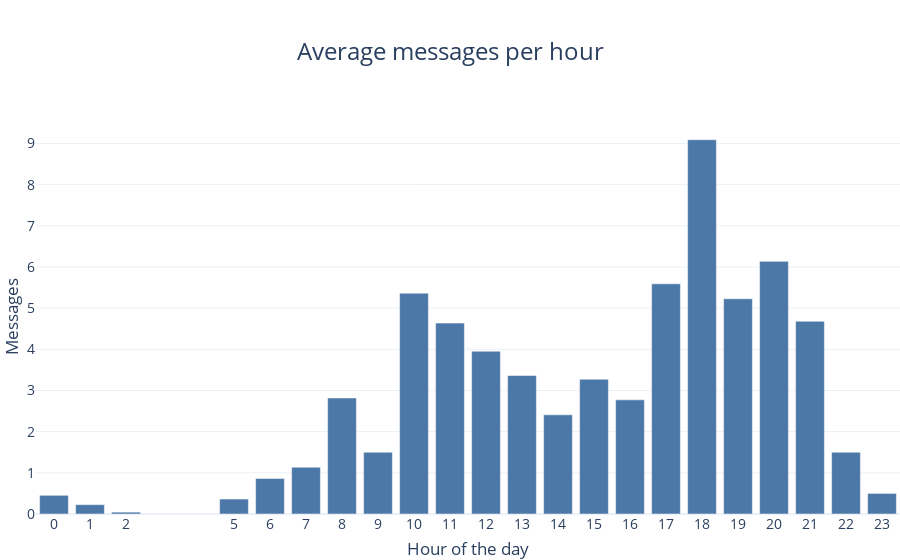

The notebook cell saved with this chart:
### Code cell
plot_data = pd.DataFrame()
plot_data["message_per_hour"] = df.groupby(['hour']).count()['message'] / len(df.groupby(['hour']).count().index)
plot_data.reset_index(inplace=True)
bar1 = P.barplot(data=plot_data, x="hour",y="message_per_hour", title_text="Average messages per hour", xaxis_title="Hour of the day", yaxis_title="Messages",xtickvals=plot_data["hour"])
bar1.show()

### Figure 1 — Plotly figure (JSON) as saved in the notebook; plotly's stock layout.template omitted (floating-point values rounded to 4 significant figures)
{"data": [{"alignmentgroup": "True", "hovertemplate": "hour=%{x}<br>message_per_hour=%{y}<extra></extra>", "legendgroup": "", "marker": {"color": "#4C78A8"}, "name": "", "offsetgroup": "", "orientation": "v", "showlegend": false, "textposition": "auto", "type": "bar", "x": [0, 1, 2, 5, 6, 7, 8, 9, 10, 11, 12, 13, 14, 15, 16, 17, 18, 19, 20, 21, 22, 23], "xaxis": "x", "y": [0.4545, 0.2273, 0.04545, 0.3636, 0.8636, 1.136, 2.818, 1.5, 5.364, 4.636, 3.955, 3.364, 2.409, 3.273, 2.773, 5.591, 9.091, 5.227, 6.136, 4.682, 1.5, 0.5], "yaxis": "y"}], "layout": {"autosize": true, "font": {"size": 14}, "legend": {"orientation": "h", "tracegroupgap": 0, "y": -0.3}, "margin": {"b": 0, "l": 0, "r": 0, "t": 120}, "title": {"font": {"size": 24}, "text": "Average messages per hour", "x": 0.5}, "xaxis": {"anchor": "y", "domain": [0, 1], "tickvals": [0, 1, 2, 5, 6, 7, 8, 9, 10, 11, 12, 13, 14, 15, 16, 17, 18, 19, 20, 21, 22, 23], "title": {"text": "Hour of the day"}}, "yaxis": {"anchor": "x", "domain": [0, 1], "title": {"text": "Messages"}}}}
